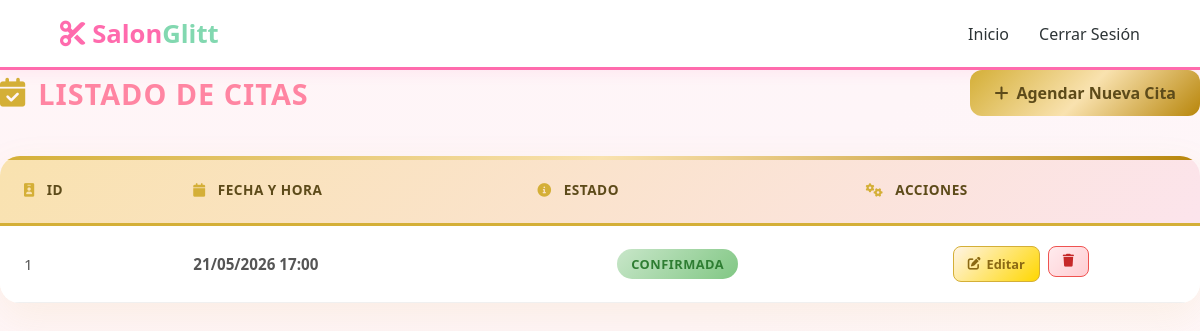
The app's page /Citas/citas (signed in) with its own data.
### app/models/citas.py (models this page shows, shortened)
class Citas(db.Model, UserMixin):
    __tablename__ = 'citas'
    idcitas = db.Column(db.Integer, primary_key=True)
    fechahora = db.Column(db.DateTime, nullable=False)
    estado = db.Column(db.String(100), nullable=False)
    servicio = db.Column(db.String(150), nullable=True)
    idusuario = db.Column(db.Integer, db.ForeignKey('usuario.idusuario'), nullable=False)
    servicios = db.relationship('Servicio', back_populates='citas', uselist=False)

### app/routes/citas_route.py (the view)
@bp.route('/citas')
@login_required
def listar_citas():
    todas_las_citas = Citas.query.all()
    return render_template('citas/index.html', citas=todas_las_citas)

### app/templates/citas/index.html (shortened to what this page needs)
{% extends "base.html" %}
{% block body_class %}appointments-page{% endblock %}
{% block extra_css %}
<link rel="stylesheet" href="{{ url_for('static', filename='css/citas_lista.css') }}">
{% endblock %}
{% block content %}
<div class="container py-5">
    <div class="page-header">
        <h2 class="page-title"><i class="fas fa-calendar-check"></i> Listado de Citas</h2>
        <a href="{{ url_for('citas.nueva_cita') }}" class="btn btn-gold">
            <i class="fas fa-plus"></i> Agendar Nueva Cita
        </a>
    </div>
    <div class="card-table">
        <div class="table-wrapper">
            <table class="luxury-table">
                <thead>
                    <tr>
                        <th><i class="fas fa-id-badge"></i> ID</th>
                        <th><i class="fas fa-calendar"></i> Fecha y Hora</th>
                        <th><i class="fas fa-info-circle"></i> Estado</th>
                        <th><i class="fas fa-cogs"></i> Acciones</th>
                    </tr>
                </thead>
                <tbody>
                    {% for cita in citas %}
                    <tr>
                        <td class="id-cell">{{ cita.idcitas }}</td>
                        <td class="datetime-cell"><strong>{{ cita.fechahora.strftime('%d/%m/%Y %H:%M') if cita.fechahora else '' }}</strong></td>
                        <td class="status-cell">
                            {% if cita.estado == 'Pendiente' %}
                                <span class="badge-status pending">Pendiente</span>
                            {% elif cita.estado == 'Confirmada' %}
                                <span class="badge-status confirmed">Confirmada</span>
                            {% else %}
                                <span class="badge-status">{{ cita.estado }}</span>
                            {% endif %}
                        </td>
                        <td class="actions-cell">
                            <div class="btn-group">
                                <a href="{{ url_for('citas.editar_cita', id=cita.idcitas) }}" class="btn-action edit" title="Editar">
                                    <i class="fas fa-edit"></i> Editar
                                </a>
                                <form action="{{ url_for('citas.eliminar_cita', id=cita.idcitas) }}" method="POST" class="d-inline">
                                    <button type="submit" class="btn-action delete" onclick="return confirm('¿Eliminar esta cita?')" title="Eliminar">
                                        <i class="fas fa-trash"></i>
                                    </button>
                                </form>
                            </div>
                        </td>
                    </tr>
                    {% else %}
                    <tr>
                        <td colspan="4" class="empty-message">No hay citas registradas.</td>
                    </tr>
                    {% endfor %}
                </tbody>
            </table>
        </div>
    </div>
</div>
{% endblock %}

### app/static/css/style.css (style rules this page uses)
:root { --primary-color: #ff6bad; --secondary-color: #f8a5c2; --accent-color: #82d8b0; --dark-text: #2d3436; --light-bg: #fff5f8; --white: #ffffff; }
* { margin: 0; padding: 0; box-sizing: border-box; }
html, body { height: 100%; font-family: 'Segoe UI', Tahoma, Geneva, Verdana, sans-serif; background-color: var(--light-bg); color: var(--dark-text); }

### records on screen
Citas: idcitas "1", fechahora "21/05/2026 17:00", estado "CONFIRMADA"
